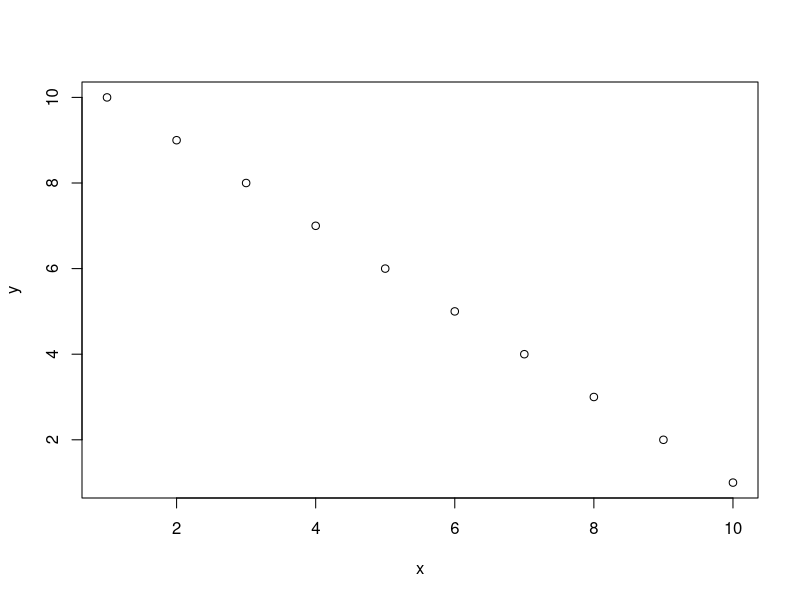

The R script that drew this image:
## ---- chunk 1
x = 1:10
x
## ---- chunk 2
x = 1:10
x
## ---- chunk 3
x = 1:10
x
## ---- chunk 4
x = 1:10
x
## ---- chunk 5
y = 10:1
plot(x,y)
